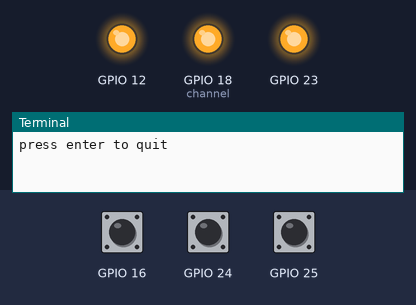
This program was run on a simulated Raspberry Pi (BCM pin numbers). Parts: output pins drawn as LEDs (lit = HIGH), the last lines printed to the terminal. The test bench sets the inputs (shaded band); at power-on: GPIO 16 LOW, GPIO 24 LOW, GPIO 25 LOW.

Above: at 1.2 s.
1.3 s: GPIO 16 pulled HIGH for 0.15 s
At 2.2 s:
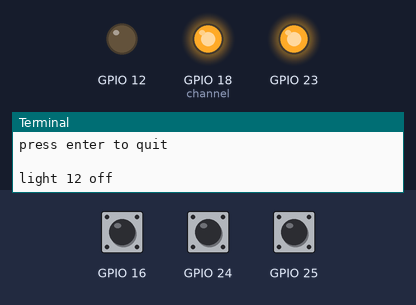
2.9 s: GPIO 24 pulled HIGH for 0.15 s
At 3.4 s:
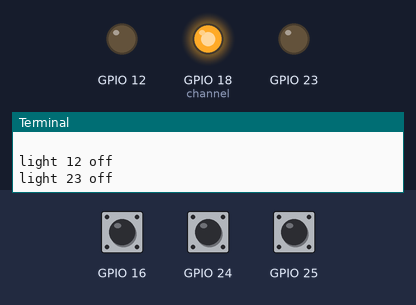
4.5 s: GPIO 25 pulled HIGH for 0.15 s
At 5.7 s:
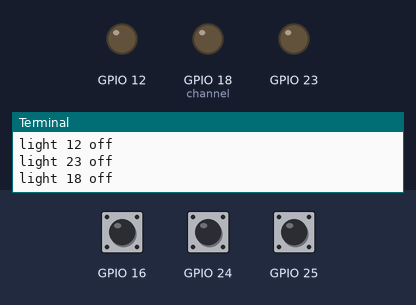
6.1 s: GPIO 16 pulled HIGH for 1 s
At 7.1 s:
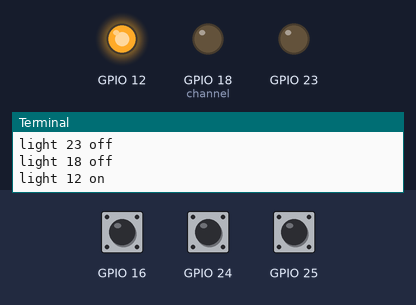
8.6 s: GPIO 24 pulled HIGH for 1 s
At 9.0 s:
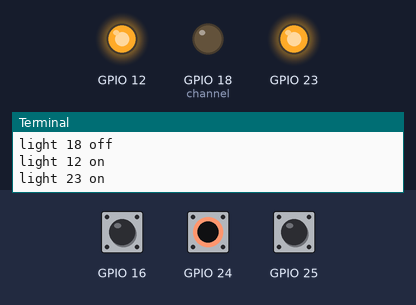
11.1 s: GPIO 16 pulled HIGH for 0.15 s
At 12.1 s:
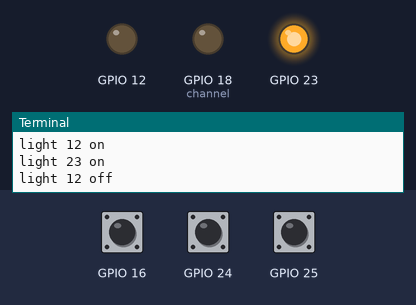
Timing chart, 0 to 13.7 s (numbered marks = the images above; inputs shaded):
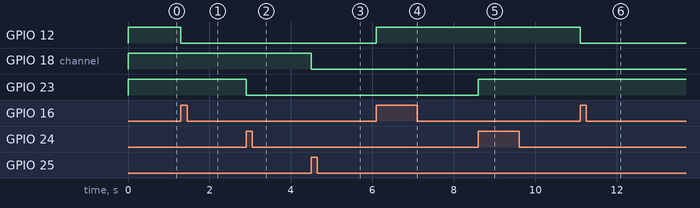

Measured:
- after the input at 1.3 s, GPIO 12: HIGH → LOW at once
- after the input at 2.9 s, GPIO 23: HIGH → LOW at once
- after the input at 4.5 s, GPIO 18 (channel): HIGH → LOW at once
- after the input at 6.1 s, GPIO 12: LOW → HIGH at once
- after the input at 8.6 s, GPIO 23: LOW → HIGH at once
- after the input at 11.1 s, GPIO 12: HIGH → LOW at once

The program:

button5.py
```python
import RPi.GPIO as GPIO


button_to_light_dict={
  25: { "channel": 18, "on": True },
  24: { "channel": 23, "on": True },
  16: { "channel": 12, "on": True }
}


def all_lights(value):
  GPIO.output(18, value)
  GPIO.output(23, value)
  GPIO.output(12, value)


def button_pressed(channel):
  global button_to_light_dict

  light=button_to_light_dict[channel]
  light_channel=light["channel"]


  if light["on"]:
    light["on"]=False
    GPIO.output(light_channel, False)
    print(f"light {light_channel} off")

  else:
    light["on"]=True
    GPIO.output(light_channel, True)
    print(f"light {light_channel} on")


GPIO.setwarnings(False)
GPIO.setmode(GPIO.BCM)

# buttons
GPIO.setup(25, GPIO.IN, pull_up_down=GPIO.PUD_DOWN)
GPIO.setup(24, GPIO.IN, pull_up_down=GPIO.PUD_DOWN)
GPIO.setup(16, GPIO.IN, pull_up_down=GPIO.PUD_DOWN)

GPIO.add_event_detect(25, GPIO.RISING, callback=button_pressed, bouncetime=500)
GPIO.add_event_detect(24, GPIO.RISING, callback=button_pressed, bouncetime=500)
GPIO.add_event_detect(16, GPIO.RISING, callback=button_pressed, bouncetime=500)

# lights
GPIO.setup(18, GPIO.OUT)
GPIO.setup(23, GPIO.OUT)
GPIO.setup(12, GPIO.OUT)

all_lights(True)

input("press enter to quit\n\n")

GPIO.cleanup()
```
